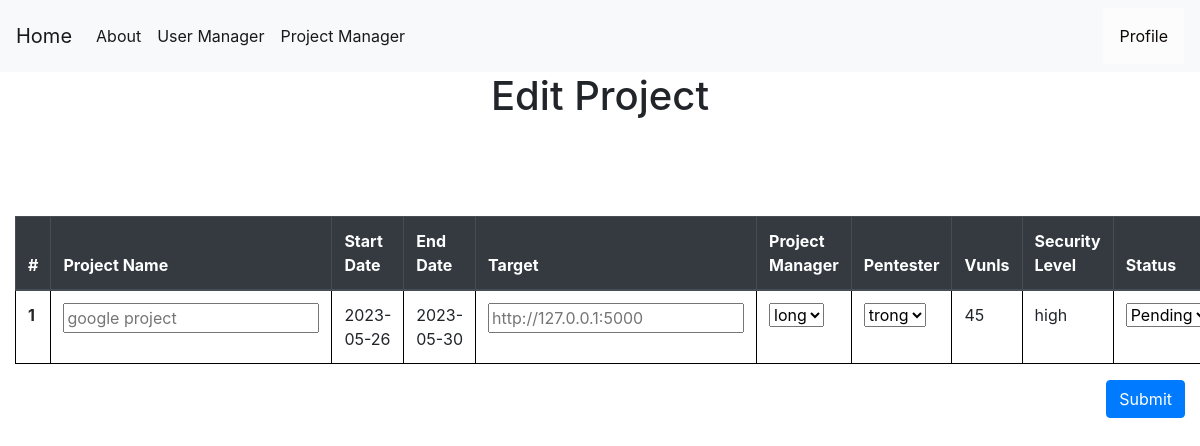
The app's page /editproject/2 (signed in), older data.
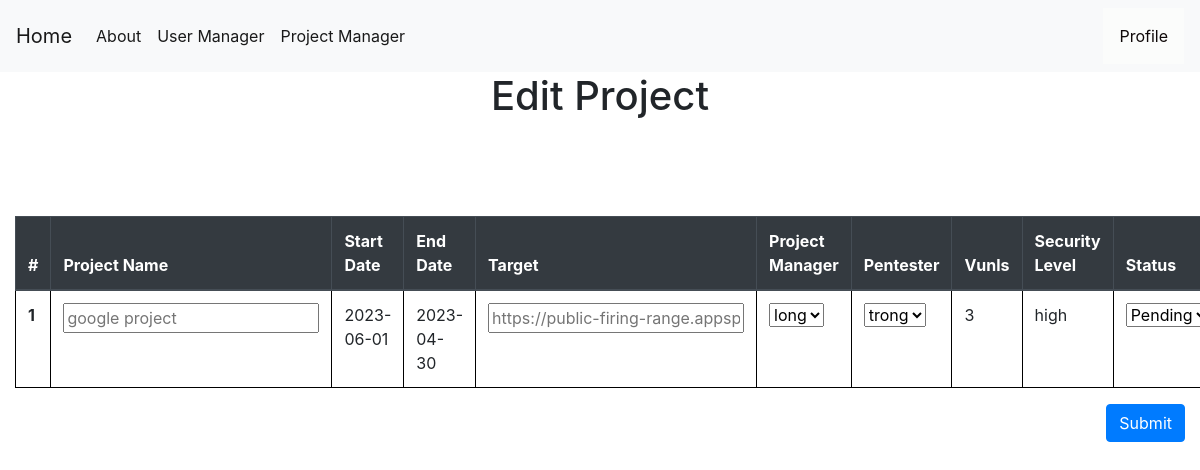
The same page, newer data.
### tables this page shows
CREATE TABLE projects (
    projectid INTEGER PRIMARY KEY AUTOINCREMENT,
    projectname TEXT NOT NULL,
    startdate date NOT NULL,
    enddate date,
    vunls int,
    target text not null,
    securitylevel TEXT,
    manager TEXT ,
    pentester TEXT ,
    status TEXT NOT NULL,
    create_by INTEGER ,
    isspider INTEGER,
    isfuzzing INTEGER,
    login INTEGER NOT NULL,
    userinfo TEXT ,
    passinfo TEXT ,
    FOREIGN KEY (pentester) REFERENCES users(userid) ON DELETE CASCADE
    FOREIGN KEY (manager) REFERENCES users(userid) ON DELETE CASCADE
    FOREIGN KEY (create_by) REFERENCES users(userid) ON DELETE CASCADE
);

### app.py (the view, shortened to what this page needs)
@app.route('/editproject/<int:id>', methods=('GET', 'POST'))
def editproject(id):
    msg = ''
    if session["userid"] == None:
        return redirect(url_for('login'))
    currentuser = get_current_user()
    if currentuser["role"] == 'Pentester':
        return render_template('403.html',)
    conn = get_db_connection()
    projects = conn.execute('SELECT * FROM projects WHERE projectid = ?',(id,)).fetchall()
    project = conn.execute('SELECT * FROM projects WHERE projectid = ?',(id,)).fetchone()
    users = conn.execute('SELECT * FROM users').fetchall()
    return render_template('edit_project.html',currentuser=currentuser, projects=projects,users=users,msg=msg)

### app.py (called while the page is built)
def get_db_connection():
    conn = sqlite3.connect('database.db')
    conn.row_factory = sqlite3.Row
    return conn

def get_current_user():
    userid = session["userid"]
    conn = get_db_connection()
    user = conn.execute('SELECT * FROM users WHERE userid = ?',(userid,)).fetchone()
    conn.commit()
    conn.close()
    return user

### templates/edit_project.html (shortened to what this page needs)
{% extends 'base.html' %}
{% block content %}
    <center><h1>{% block title %} Edit Project  {% endblock %}</h1></center>
    <link rel= "stylesheet" type= "text/css" href= "{{ url_for('static',filename='css/showuser.css') }}">
  <form method="post">
    <table class="table" style="width:100%">
        <thead class="thead-dark" style="width:100%">
          <tr>
            <th width="5%" scope="col">#</th>
            <th width="10%" scope="col">Project Name</th>
            <th width="20%" scope="col">Start Date</th>
            <th width="20%" scope="col">End Date</th>
            <th scope="col">Target</th>
            <th scope="col">Project Manager</th>
            <th scope="col">Pentester</th>
            <th scope="col">Vunls</th>
            <th scope="col">Security Level</th>
            <th scope="col">Status</th>
          </tr>
        </thead>
        <tbody>
        {% for project in projects %}
          <tr>
            <th class="counterCell"></th>
            <th><input name="projectname" placeholder="{{project.projectname}}"autofocus="" /></br></th>
            <td>{{ project.startdate }}</td>
            <td>{{ project.enddate }}</td>
            <th><input name="target" placeholder="{{project.target}}"autofocus="" /></br></th>
            <td>
                <select name="manager" id="manager">
                {% for user in users %}
                {% if  user.role == 'Project Manager'%}
                <option value="{{user.username}}">{{user.username}}</option>
                {% endif %}
                {% endfor %}
              </select>
            </td>
            <td>
                <select name="pentester" id="pentester">
                  {% for user in users %}
                  {% if  user.role == 'Pentester'%}
                  <option value="{{user.username}}">{{user.username}}</option>
                  {% endif %}
                  {% endfor %}
              </select>
            </td>
            <td>{{ project.vunls }}</td>
            <td>{{ project.securitylevel }}</td>
            <td><select name="status" id="status">
              <option value="Pending">Pending</option>
            </select></td>
          </tr>
        {% endfor %}
        </tbody>
      </table>
      <div class="form-group">
        <button class="btn btn-primary" style="float: right;" role="button" aria-pressed="true" type="submit" class="btn btn-primary">Submit</button>
        </div>
  </form>
{% endblock %}

Row changes from the older to the newer data that the page shows:
changed projects "high": startdate "2023-05-26" → "2023-06-01"; enddate "2023-05-30" → "2023-04-30"; target "http://127.0.0.1:5000" → "https://public-firing-range.appspot.com"; vunls "45" → "3"
